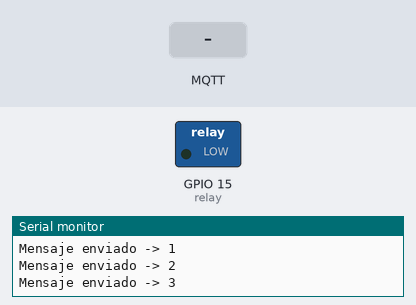
Simulated run of this program. Board: ESP8266 (Wemos D1 mini). Parts: switched loads named in the program (green lamp = pin HIGH), the last lines printed to the serial monitor. The test bench sets the inputs (shaded band). WiFi joins after 1.5 s; servers stay silent unless stated; random numbers use the default seed unless the program sets one; no MQTT or app messages arrive unless stated.

Above: at 2.7 s.
2.8 s: MQTT message "0" arrives on the first subscribed topic
At 3.9 s:
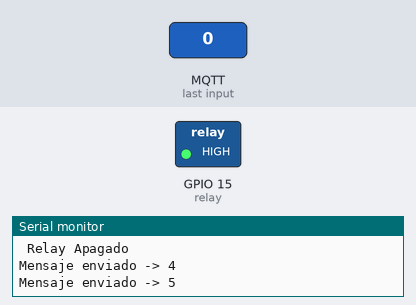
4.5 s: MQTT message "1" arrives on the first subscribed topic
At 5.3 s:
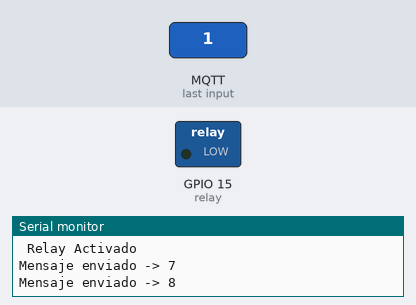
6.0 s: MQTT message "2" arrives on the first subscribed topic
At 6.7 s:
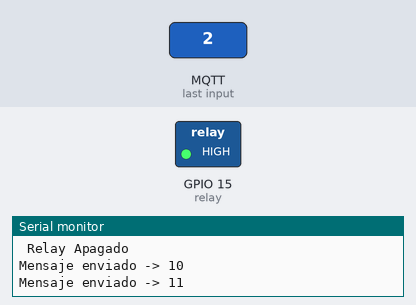
Timing chart, 0 to 9.0 s (numbered marks = the images above; inputs shaded):
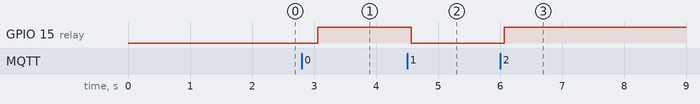

Measured:
- after the input at 2.8 s, GPIO 15 (relay): LOW → HIGH after 0.26 s
- after the input at 4.5 s, GPIO 15 (relay): HIGH → LOW after 0.07 s
- after the input at 6.0 s, GPIO 15 (relay): LOW → HIGH after 0.07 s

The program:

main.cpp
```cpp
#include <Arduino.h>
#include <PubSubClient.h>
#include <ESP8266WiFi.h>

//Configuramos los datos de acceso a nuestra Red de Wi Fi.
 const char* ssid      = "JUAREZ";
 const char* password  = "CAROLINA342";

// Configuramos las credenciales de nuestro servidor MQTT
const char  *mqtt_server  = "ioticos.org";
const int    mqtt_port    = 1883;
const char  *mqtt_user    = "8Ck0VMBEt7VPXO5";
const char  *mqtt_pass    = "p4l2lTajlrbovU2";
//const char  *root_topic_suscribe   = "v3FP3BCFf6NbVK0/DZtu6y1NhM/actions/sw1";
const char  *root_topic_suscribe   = "v3FP3BCFf6NbVK0/39tIJdVg9Y";
const char  *root_topic_publish   = "v3FP3BCFf6NbVK0/salida";

WiFiClient espClient;
PubSubClient client(espClient); // Todas las conecciones que hagas las haras a traves de nuestro cliente wi fi del ESP8266WiFi.

long  lastMsg = 0;
char msg[50]; // array
int value = 0; // enviar dato al servidor

int relay =15; //Defino puerto del Relay Q0.0
int ldr   =A0; //Defino puerto Analógico de la LDR I0.4

// Funcion que recibe Primero a un Topico, Payload = carga util el valor topic temp = 37, tamanos del dato
void callback(char* topic, byte* payload, unsigned int length){
  String incoming = "";
  Serial.print("Mensaje recibido bajo el topico -> ");
  Serial.print(topic);
  Serial.print("\n");

  for(int i=0; i < length; i++){
    incoming += (char)payload[i];
    Serial.print((char)payload[i]);
  }

  incoming.trim();
  Serial.println(" Mensaje  -> " + incoming);

    /*if((char)payload[0] == '1'){
      digitalWrite(2, LOW);
      Serial.println("\n Led Encendido");
    } else {
      digitalWrite(2, HIGH);
      Serial.println("\n Led Apagado");
    }
     Serial.print("\n");*/

     if((char)payload[0] == '1'){
      digitalWrite(relay, LOW);
      Serial.println("\n Relay Activado");
    } else {
      digitalWrite(relay, HIGH);
      Serial.println("\n Relay Apagado");
    }
     Serial.print("\n");
}
void reconnect(){
  while (!client.connected()){ //mientras el cliente no este conectado, haremos intentos de coneccion.
  Serial.println("Intentando Conexion MQTT");
  //Creamos un cliente ID
  String clientID = "iot_1_";
  clientID += String (random(0xffff), HEX);
  //Intentamos conectar
  if (client.connect(clientID.c_str(), mqtt_user, mqtt_pass))
  {
    Serial.println("Conexion a MQTT EXITOSA !");
    //Nos suscribimos
  if (client.subscribe(root_topic_suscribe))  {
    Serial.println("Suscripcion ok");
  }else{
    Serial.println("Fallo Suscripcion");
  }

  } else{
    Serial.println("Fallo la Conexion :( con error -> ");
    Serial.print(client.state());
    Serial.print("Se intentara nuevamente en 5 segundos...");
    delay(5000);
  }

  }
}

  //****************************************************
  //*                                                  *
  //* ************** CONEXIÓN A LA RED WIFI ************
  //*                                                  *
  //* **************************************************

// Funcion creada para a Conexion a la red de Wi Fi
void setup_wifi() {
  Serial.println("");
  Serial.print("Conectando a -> ");
  Serial.println(ssid);

  WiFi.begin(ssid,password);

  // Buclea mientras el wi fi no este conectado se repite el bucle.
  while (WiFi.status() != WL_CONNECTED) {
    delay(250);
    Serial.print(".");
  }

// Mensaje de confirmacion de la conexion a la red de Wi Fi
  Serial.println("");
  Serial.println("Conectado a la Red WiFi! ");
  Serial.print("Direccion IP -> ");
  Serial.println(WiFi.localIP());
}

void setup() {
  pinMode(relay, OUTPUT);
  Serial.begin(115200);
  setup_wifi();
  client.setServer(mqtt_server, mqtt_port);
  client.setCallback(callback); // Le decimo al cliente que cuando el servidor nos envie info se ejecuta la funcion callback
}

void loop() {
  //Revisa si el cliente esta o no conectado
  if(client.connected()==false) {
    reconnect();
  }

  //****************************************************
  //*                                                  *
  //* ************** PUBLICAR TOPICO A MQTT ************
  //*                                                  *
  //* **************************************************

  if(client.connected()){
    String str = "El Valor es -> " + String(value);
    str.toCharArray(msg, 50);
    client.publish(root_topic_publish, msg);
    value++;
    Serial.println("Mensaje enviado -> " + String(value));
    delay(500);
  }
    client.loop(); //Mantenemos cliente atento, funcionando.

 /* if(millis() - lastMsg > 2000){
    lastMsg=millis();
    value++; // sumo 1 al entero
    String mes = "Valor -> " + String(value); //transformar value en un string para concatenar a valor. En mes esta el mensaje a enviar.
    mes.toCharArray(msg, 50); //pasar String a un char array y ponerlo adentro de msg.
    client.publish(root_topic_publish, msg);
    Serial.println("Mensaje enviado -> " + String(value));


  }*/


}
```
